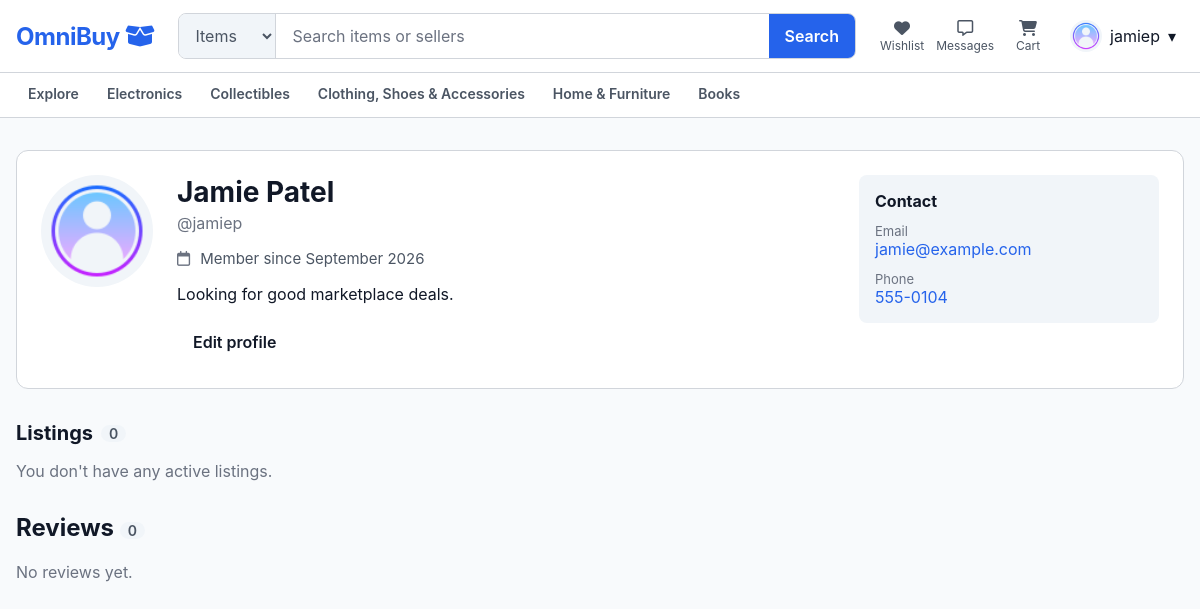
The app's page /pages/profile.php?id=4 (signed in) with its own data.
### tables this page shows
CREATE TABLE users (
    user_id BIGINT UNSIGNED NOT NULL AUTO_INCREMENT PRIMARY KEY,
    created_at TIMESTAMP NOT NULL DEFAULT CURRENT_TIMESTAMP,
    first_name VARCHAR(100) NOT NULL,
    last_name VARCHAR(100) NOT NULL,
    username VARCHAR(100) NOT NULL,
    email VARCHAR(255) NOT NULL,
    password_hash VARCHAR(255) NOT NULL,
    is_email_verified BOOLEAN NOT NULL DEFAULT FALSE,
    phone_number VARCHAR(20) NOT NULL,
    birth_date DATE NOT NULL,
    profile_image_url VARCHAR(2000) NULL,
    bio TEXT NULL DEFAULT NULL,
     
    city VARCHAR(100) NULL DEFAULT NULL,
    is_last_name_hidden BOOLEAN NOT NULL DEFAULT FALSE,
     
    is_city_hidden BOOLEAN NOT NULL DEFAULT FALSE,
    is_email_hidden BOOLEAN NOT NULL DEFAULT FALSE,
    is_phone_hidden BOOLEAN NOT NULL DEFAULT FALSE,
    is_bio_hidden BOOLEAN NOT NULL DEFAULT FALSE,
    account_status ENUM(
        'active',
        'suspended',
        'restricted',
         
        'deleted'
    ) NOT NULL
        DEFAULT 'active',
    
    UNIQUE KEY uq_users_username (username),
    UNIQUE KEY uq_users_email (email)
);

### includes/auth.php (called while the page is built, shortened)
<?php
function isLoggedIn(): bool
{
    return isset($_SESSION['user_id']);
}
function currentUser(): ?array
{
    return [
        'user_id' => (int) $_SESSION['user_id'],
        'username' => (string) ($_SESSION['username'] ?? ''),
        'avatar_url' => (string) ($_SESSION['avatar_url'] ?? AUTH_DEFAULT_AVATAR),
        'is_seller' => (bool) ($_SESSION['is_seller'] ?? false),
    ];
}

### includes/profile.php (called while the page is built, shortened)
<?php
require_once __DIR__ . '/account.php';
function loadPublicProfile(PDO $pdo, int $userId, bool $includeContact): ?array
{
    $stmt = $pdo->prepare("
        SELECT
            u.user_id, u.first_name, u.last_name, u.username,
            u.email, u.phone_number, u.profile_image_url, u.bio, u.city, u.created_at,
            u.is_last_name_hidden, u.is_city_hidden, u.is_email_hidden, u.is_phone_hidden, u.is_bio_hidden,
            sp.store_name, sp.is_verified
        FROM users u
        LEFT JOIN seller_profiles sp ON sp.user_id = u.user_id
        WHERE u.user_id = :id AND u.account_status = 'active'
    ");
    $stmt->execute(['id' => $userId]);
    $row = $stmt->fetch();
    $hidden = array_keys(array_filter(
        array_map(static fn (string $column): bool => (bool) $row[$column], PRIVACY_SETTINGS)
    ));
    $isHidden = static fn (string $setting): bool => in_array($setting, $hidden, true);
    $profile = [
        'user_id' => (int) $row['user_id'],
        'display_name' => publicDisplayName($row['first_name'], $row['last_name'], $isHidden('last_name')),
        'username' => $row['username'],
        'profile_image_url' => $row['profile_image_url'] ?: AUTH_DEFAULT_AVATAR,
        'bio' => $isHidden('bio') ? null : $row['bio'],
        'city' => $isHidden('city') ? null : $row['city'],
        'created_at' => $row['created_at'],
        'store_name' => $row['store_name'],
        'is_verified' => (bool) $row['is_verified'],
        'email' => null,
        'phone_number' => null,
        'contact_hidden' => $isHidden('email') && $isHidden('phone'),
        'hidden' => $hidden,
    ];
    if ($includeContact) {
        $profile['email'] = $isHidden('email') ? null : $row['email'];
        $profile['phone_number'] = $isHidden('phone') || $row['phone_number'] === '' ? null : $row['phone_number'];
    }
    return $profile;
}
function loadProfileListings(PDO $pdo, int $userId): array
{
    $stmt = $pdo->prepare("
        SELECT
            l.listing_id, l.item_name, l.price, l.`condition`, l.fulfillment_type,
            l.listing_status, c.category_name,
            COALESCE((
                SELECT li.image_url
                FROM listing_images li
                WHERE li.listing_id = l.listing_id
                ORDER BY li.display_order
                LIMIT 1
            ), :default_image) AS image_url
        FROM listings l
        JOIN categories c ON c.category_id = l.category_id
        WHERE l.seller_user_id = :id
          AND l.listing_status IN ('active', 'sold')
        ORDER BY l.created_at DESC, l.listing_id DESC
    ");
    $stmt->execute(['id' => $userId, 'default_image' => PROFILE_LISTING_DEFAULT_IMAGE]);
    $listings = ['active' => [], 'sold' => []];
    foreach ($stmt->fetchAll() as $listing) {
        $listings[$listing['listing_status']][] = $listing;
    }
    return $listings;
}

### includes/account.php (called while the page is built, shortened)
<?php
require_once __DIR__ . '/auth.php';
function publicDisplayName(string $firstName, string $lastName, bool $isLastNameHidden): string
{
    return $isLastNameHidden || $lastName === '' ? $firstName : "$firstName $lastName";
}

### includes/marketplace-image.php (called while the page is built, shortened)
<?php
function marketplaceImageUrl(
    mixed $value,
    string $fallback = '/assets/images/listing/listing-default-img.jpg'
): string {
    $url = trim($value);
    $localUrl = $url;
    if (
        str_starts_with($localUrl, '/assets/')
        || str_starts_with($localUrl, '/uploads/')
    ) {
        $path = parse_url($localUrl, PHP_URL_PATH);
        $decodedPath = rawurldecode($path);
        return $localUrl;
    }
    return $fallback;
}

### includes/reviews.php (called while the page is built, shortened)
<?php
require_once __DIR__ . '/auth.php';
function loadSellerReviews(PDO $pdo, int $sellerId, int $limit = 10): array
{
    $summary = $pdo->prepare('
        SELECT COUNT(*) AS review_count, ROUND(AVG(star_rating), 1) AS average_rating
        FROM user_reviews
        WHERE reviewed_user_id = :seller_id
    ');
    $summary->execute(['seller_id' => $sellerId]);
    $row = $summary->fetch();
    $reviews = $pdo->prepare('
        SELECT
            ur.user_review_id, ur.star_rating, ur.title, ur.description, ur.created_at,
            CASE WHEN u.account_status = \'active\' THEN u.username ELSE NULL END AS reviewer_username,
            l.item_name, l.listing_id
        FROM user_reviews ur
        JOIN users u ON u.user_id = ur.reviewer_user_id
        JOIN order_items oi ON oi.order_item_id = ur.order_item_id
        JOIN listings l ON l.listing_id = oi.listing_id
        WHERE ur.reviewed_user_id = :seller_id
        ORDER BY ur.created_at DESC, ur.user_review_id DESC
        LIMIT ' . max(1, $limit)
    );
    $reviews->execute(['seller_id' => $sellerId]);
    return [
        'review_count' => (int) $row['review_count'],
        'average_rating' => $row['average_rating'] === null ? null : (float) $row['average_rating'],
        'reviews' => $reviews->fetchAll(),
    ];
}

### public/pages/profile.php (the view, shortened to what this page needs)
<?php
require_once __DIR__ . '/../../includes/profile.php';
require_once __DIR__ . '/../../includes/marketplace-image.php';
require_once __DIR__ . '/../../includes/reviews.php';
$userId = filter_var($_GET['id'] ?? null, FILTER_VALIDATE_INT, ['options' => ['min_range' => 1]]);
$profile = null;
$listings = ['active' => [], 'sold' => []];
$sellerReviews = ['review_count' => 0, 'average_rating' => null, 'reviews' => []];
if ($userId !== false && $userId !== null) {
    require __DIR__ . '/../../db_connect.php';
    $profile = loadPublicProfile($pdo, $userId, isLoggedIn());
    if ($profile !== null) {
        $listings = loadProfileListings($pdo, $userId);
        $sellerReviews = loadSellerReviews($pdo, $userId);
    }
}
$viewer = currentUser();
$isOwnProfile = $profile !== null && $viewer !== null && $viewer['user_id'] === $profile['user_id'];
include __DIR__ . '/../components/header.php';
?>
<link rel="stylesheet" href="/assets/css/listing-card.css">
<link rel="stylesheet" href="/assets/css/profile.css">
<link rel="stylesheet" href="/assets/css/reviews.css">
<section class="shell profile-page">
  <?php if ($profile === null): ?>
    <div class="profile-missing">
      <h1>User not found</h1>
      <p>This profile doesn't exist or is no longer available.</p>
      <a class="button button--primary" href="/pages/search.php">Browse listings</a>
    </div>
  <?php else: ?>
    <header class="profile-card">
      <?php
      $profileAvatarUrl = marketplaceImageUrl(
        $profile['profile_image_url'] ?? null,
        '/assets/icons/default-avatar.png'
      );
      ?>
      <img
        class="profile-card__avatar"
        alt=""
        src="<?= htmlspecialchars(
            $profileAvatarUrl,
            ENT_QUOTES | ENT_SUBSTITUTE,
            'UTF-8'
        ) ?>"
        data-profile-avatar
      >
      <div class="profile-card__body">
        <h1 class="profile-card__name"><?= htmlspecialchars($profile['display_name']) ?></h1>
        <p class="profile-card__username">@<?= htmlspecialchars($profile['username']) ?></p>
        <ul class="profile-facts">
          <li>
            <i class="fa-regular fa-calendar" aria-hidden="true"></i>
            Member since <?= htmlspecialchars(date('F Y', strtotime($profile['created_at']))) ?>
          </li>
        </ul>
        <?php if ($profile['bio'] !== null): ?>
          <p class="profile-card__bio"><?= htmlspecialchars($profile['bio']) ?></p>
        <?php endif; ?>
        <?php if ($isOwnProfile): ?>
          <a class="button profile-card__edit" href="/pages/edit-profile.php">Edit profile</a>
        <?php endif; ?>
      </div>
      <aside class="profile-contact" aria-label="Contact">
        <h2>Contact</h2>
        <?php if ($profile['contact_hidden']): ?>
          <p class="profile-contact__locked">This user keeps their contact details private.</p>
        <?php elseif ($profile['email'] === null && $profile['phone_number'] === null): ?>
          <p class="profile-contact__locked">This user keeps their contact details private.</p>
        <?php else: ?>
          <dl>
            <?php if ($profile['email'] !== null): ?>
              <dt>Email</dt>
              <dd><a href="mailto:<?= htmlspecialchars($profile['email']) ?>"><?= htmlspecialchars($profile['email']) ?></a></dd>
            <?php endif; ?>
            <?php if ($profile['phone_number'] !== null): ?>
              <dt>Phone</dt>
              <dd><a href="tel:<?= htmlspecialchars(preg_replace('/[^0-9+]/', '', $profile['phone_number'])) ?>"><?= htmlspecialchars($profile['phone_number']) ?></a></dd>
            <?php endif; ?>
          </dl>
        <?php endif; ?>
      </aside>
    </header>
    <section class="profile-listings" aria-labelledby="active-heading">
      <h2 id="active-heading">Listings <span class="profile-listings__count"><?= count($listings['active']) ?></span></h2>
      <?php if ($listings['active'] === []): ?>
        <p class="profile-listings__empty">
          <?= $isOwnProfile ? "You don't have any active listings." : 'No active listings right now.' ?>
        </p>
      <?php endif; ?>
    </section>
      <section class="profile-reviews" aria-labelledby="reviews-heading">
        <h2 id="reviews-heading">Reviews <span class="profile-listings__count"><?= $sellerReviews['review_count'] ?></span></h2>
        <?php if ($sellerReviews['review_count'] === 0): ?>
          <p class="profile-listings__empty">No reviews yet.</p>
        <?php endif; ?>
      </section>
  <?php endif; ?>
</section>
<?php include __DIR__ . '/../components/footer.php'; ?>

### public/assets/css/omnibuy-design-tokens.css (style rules this page uses)
:root { --color-primary: #2563EB; --color-primary-hover: #1D4ED8; --color-primary-light: #DBEAFE; --color-navy: #183B6B; --color-background: #F8FAFC; --color-surface: #FFFFFF; --color-surface-secondary: #F1F5F9; --color-border: #D1D5DB; --color-text: #111827; --color-text-secondary: #4B5563; --color-text-muted: #6B7280; --color-success: #2E7D32; --color-warning: #B26A00; --color-danger: #C62828; --font-ui: "Inter", system-ui, -apple-system, BlinkMacSystemFont, "Segoe UI", Arial, sans-serif; --radius-input: 8px; --radius-button: 8px; --radius-card: 12px; --radius-modal: 16px; --space-1: 4px; --space-2: 8px; --space-3: 12px; --space-4: 16px; --space-6: 24px; --space-8: 32px; --space-12: 48px; }

### public/assets/css/shared-navigation.css (style rules this page uses)
*, *::before, *::after { box-sizing: border-box; }
body { margin: 0; color: var(--color-text); background: var(--color-background); font-family: var(--font-ui); }
a { color: inherit; text-decoration: none; }
.shell { width: min(1180px, calc(100% - 32px)); margin-inline: auto; }
.button { min-height: 44px; display: inline-flex; align-items: center; justify-content: center; padding: 0 var(--space-4); border-radius: var(--radius-button); font-weight: 600; }

### public/assets/css/profile.css (style rules this page uses)
.profile-page { padding-block: var(--space-8); }
.profile-card { display: grid; grid-template-columns: auto 1fr minmax(220px, 300px); gap: var(--space-6); align-items: start; margin-bottom: var(--space-8); padding: var(--space-6); border: 1px solid var(--color-border); border-radius: var(--radius-card); background: var(--color-surface); }
.profile-card__avatar { width: 112px; height: 112px; border-radius: 50%; object-fit: cover; background: var(--color-surface-secondary); }
.profile-card__body { min-width: 0; }
.profile-card__name { margin: 0; font-size: 1.75rem; overflow-wrap: anywhere; }
.profile-card__username { margin: var(--space-1) 0 0; color: var(--color-text-muted); }
.profile-facts { display: flex; flex-wrap: wrap; gap: var(--space-2) var(--space-6); margin: var(--space-4) 0 0; padding: 0; list-style: none; color: var(--color-text-secondary); font-size: 0.9375rem; }
.profile-facts i { width: 1em; margin-right: var(--space-1); color: var(--color-text-muted); }
.profile-card__bio { margin: var(--space-4) 0 0; white-space: pre-line; overflow-wrap: anywhere; }
.profile-card__edit { margin-top: var(--space-4); }
.profile-contact { padding: var(--space-4); border-radius: var(--radius-input); background: var(--color-surface-secondary); }
.profile-contact h2 { margin: 0 0 var(--space-3); font-size: 1rem; }
.profile-contact dl { margin: 0; }
.profile-contact dt { font-size: 0.8125rem; color: var(--color-text-muted); }
.profile-contact dd { margin: 0 0 var(--space-3); overflow-wrap: anywhere; }
.profile-contact dd:last-child { margin-bottom: 0; }
.profile-contact a { color: var(--color-primary); }
.profile-listings { margin-bottom: var(--space-8); }
.profile-listings h2 { display: flex; align-items: center; gap: var(--space-2); margin: 0 0 var(--space-4); font-size: 1.25rem; }
.profile-listings__count { padding: 0 var(--space-2); border-radius: 999px; font-size: 0.875rem; font-weight: 600; color: var(--color-text-secondary); background: var(--color-surface-secondary); }
.profile-listings__empty { margin: 0; color: var(--color-text-muted); }

### public/assets/css/reviews.css (style rules this page uses)
.profile-reviews { margin-top: var(--space-8); }

### records on screen
users: username "jamiep", created_at "September 2026", bio "Looking for good marketplace deals.", email "jamie@example.com", phone_number "555-0104"

### other values on screen
$currentUser['username'] "jamiep"
$profile['display_name'] "Jamie Patel"
count($listings['active']) "0"
$sellerReviews['review_count'] "0"
